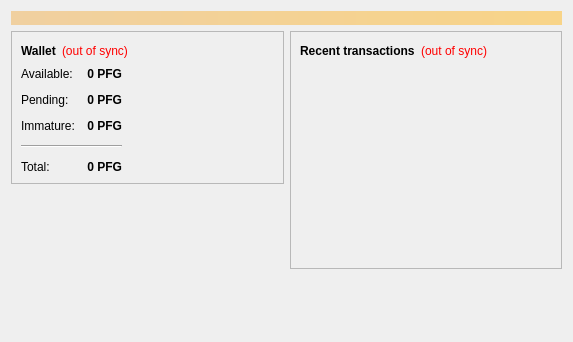
<?xml version="1.0" encoding="UTF-8"?>
<ui version="4.0">
 <class>OverviewPage</class>
 <widget class="QWidget" name="OverviewPage">
  <property name="geometry">
   <rect>
    <x>0</x>
    <y>0</y>
    <width>573</width>
    <height>342</height>
   </rect>
  </property>
  <property name="windowTitle">
   <string>Form</string>
  </property>
  <layout class="QVBoxLayout" name="topLayout">
   <item>
    <widget class="QLabel" name="labelAlerts">
     <property name="visible">
      <bool>false</bool>
     </property>
     <property name="styleSheet">
      <string notr="true">background-color: qlineargradient(x1: 0, y1: 0, x2: 1, y2: 0, stop:0 #F0D0A0, stop:1 #F8D488); color:#000000;</string>
     </property>
     <property name="wordWrap">
      <bool>true</bool>
     </property>
     <property name="margin">
      <number>3</number>
     </property>
    </widget>
   </item>
   <item>
    <layout class="QHBoxLayout" name="horizontalLayout" stretch="1,1">
     <item>
      <layout class="QVBoxLayout" name="verticalLayout_2">
       <item>
        <widget class="QFrame" name="frame">
         <property name="frameShape">
          <enum>QFrame::StyledPanel</enum>
         </property>
         <property name="frameShadow">
          <enum>QFrame::Raised</enum>
         </property>
         <layout class="QVBoxLayout" name="verticalLayout_4">
          <item>
           <layout class="QHBoxLayout" name="horizontalLayout_4">
            <item>
             <widget class="QLabel" name="label_5">
              <property name="font">
               <font>
                <weight>75</weight>
                <bold>true</bold>
               </font>
              </property>
              <property name="text">
               <string>Wallet</string>
              </property>
             </widget>
            </item>
            <item>
             <widget class="QLabel" name="labelWalletStatus">
              <property name="toolTip">
               <string>The displayed information may be out of date. Your wallet automatically synchronizes with the Pfennig network after a connection is established, but this process has not completed yet.</string>
              </property>
              <property name="styleSheet">
               <string notr="true">QLabel { color: red; }</string>
              </property>
              <property name="text">
               <string notr="true">(out of sync)</string>
              </property>
              <property name="alignment">
               <set>Qt::AlignLeading|Qt::AlignLeft|Qt::AlignVCenter</set>
              </property>
             </widget>
            </item>
            <item>
             <spacer name="horizontalSpacer_2">
              <property name="orientation">
               <enum>Qt::Horizontal</enum>
              </property>
              <property name="sizeHint" stdset="0">
               <size>
                <width>40</width>
                <height>20</height>
               </size>
              </property>
             </spacer>
            </item>
           </layout>
          </item>
          <item>
          <layout class="QHBoxLayout" name="horizontalLayout_3">
           <item>
           <layout class="QFormLayout" name="formLayout_2">
            <property name="fieldGrowthPolicy">
             <enum>QFormLayout::AllNonFixedFieldsGrow</enum>
            </property>
            <property name="horizontalSpacing">
             <number>12</number>
            </property>
            <property name="verticalSpacing">
             <number>12</number>
            </property>
            <item row="0" column="0">
             <widget class="QLabel" name="label">
              <property name="text">
               <string>Available:</string>
              </property>
             </widget>
            </item>
            <item row="0" column="1">
             <widget class="QLabel" name="labelBalance">
              <property name="font">
               <font>
                <weight>75</weight>
                <bold>true</bold>
               </font>
              </property>
              <property name="cursor">
               <cursorShape>IBeamCursor</cursorShape>
              </property>
              <property name="toolTip">
               <string>Your current spendable balance</string>
              </property>
              <property name="text">
               <string notr="true">0 PFG</string>
              </property>
              <property name="alignment">
               <set>Qt::AlignRight|Qt::AlignTrailing|Qt::AlignVCenter</set>
              </property>
              <property name="textInteractionFlags">
               <set>Qt::LinksAccessibleByMouse|Qt::TextSelectableByKeyboard|Qt::TextSelectableByMouse</set>
              </property>
             </widget>
            </item>
            <item row="1" column="0">
             <widget class="QLabel" name="label_3">
              <property name="text">
               <string>Pending:</string>
              </property>
             </widget>
            </item>
            <item row="1" column="1">
             <widget class="QLabel" name="labelUnconfirmed">
              <property name="font">
               <font>
                <weight>75</weight>
                <bold>true</bold>
               </font>
              </property>
              <property name="cursor">
               <cursorShape>IBeamCursor</cursorShape>
              </property>
              <property name="toolTip">
               <string>Total of transactions that have yet to be confirmed, and do not yet count toward the spendable balance</string>
              </property>
              <property name="text">
               <string notr="true">0 PFG</string>
              </property>
              <property name="alignment">
               <set>Qt::AlignRight|Qt::AlignTrailing|Qt::AlignVCenter</set>
              </property>
              <property name="textInteractionFlags">
               <set>Qt::LinksAccessibleByMouse|Qt::TextSelectableByKeyboard|Qt::TextSelectableByMouse</set>
              </property>
             </widget>
            </item>
            <item row="2" column="0">
             <widget class="QLabel" name="labelImmatureText">
              <property name="text">
               <string>Immature:</string>
              </property>
             </widget>
            </item>
            <item row="2" column="1">
             <widget class="QLabel" name="labelImmature">
              <property name="font">
               <font>
                <weight>75</weight>
                <bold>true</bold>
               </font>
              </property>
              <property name="toolTip">
               <string>Mined balance that has not yet matured</string>
              </property>
              <property name="text">
               <string notr="true">0 PFG</string>
              </property>
              <property name="alignment">
               <set>Qt::AlignRight|Qt::AlignTrailing|Qt::AlignVCenter</set>
              </property>
              <property name="textInteractionFlags">
               <set>Qt::LinksAccessibleByMouse|Qt::TextSelectableByKeyboard|Qt::TextSelectableByMouse</set>
              </property>
             </widget>
            </item>
            <item row="4" column="0">
             <widget class="QLabel" name="labelTotalText">
              <property name="text">
               <string>Total:</string>
              </property>
             </widget>
            </item>
            <item row="4" column="1">
             <widget class="QLabel" name="labelTotal">
              <property name="font">
               <font>
                <weight>75</weight>
                <bold>true</bold>
               </font>
              </property>
              <property name="cursor">
               <cursorShape>IBeamCursor</cursorShape>
              </property>
              <property name="toolTip">
               <string>Your current total balance</string>
              </property>
              <property name="text">
               <string notr="true">0 PFG</string>
              </property>
              <property name="alignment">
               <set>Qt::AlignRight|Qt::AlignTrailing|Qt::AlignVCenter</set>
              </property>
              <property name="textInteractionFlags">
               <set>Qt::LinksAccessibleByMouse|Qt::TextSelectableByKeyboard|Qt::TextSelectableByMouse</set>
              </property>
             </widget>
            </item>
            <item row="3" column="0" colspan="2">
             <widget class="Line" name="line">
              <property name="orientation">
               <enum>Qt::Horizontal</enum>
              </property>
             </widget>
            </item>
           </layout>
          </item>
            <item>
             <spacer name="horizontalSpacer_3">
              <property name="orientation">
               <enum>Qt::Horizontal</enum>
              </property>
              <property name="sizeHint" stdset="0">
               <size>
                <width>40</width>
                <height>20</height>
               </size>
              </property>
             </spacer>
            </item>
           </layout>
          </item>
         </layout>
        </widget>
       </item>
       <item>
        <spacer name="verticalSpacer">
         <property name="orientation">
          <enum>Qt::Vertical</enum>
         </property>
         <property name="sizeHint" stdset="0">
          <size>
           <width>20</width>
           <height>40</height>
          </size>
         </property>
        </spacer>
       </item>
      </layout>
     </item>
     <item>
      <layout class="QVBoxLayout" name="verticalLayout_3">
       <item>
        <widget class="QFrame" name="frame_2">
         <property name="frameShape">
          <enum>QFrame::StyledPanel</enum>
         </property>
         <property name="frameShadow">
          <enum>QFrame::Raised</enum>
         </property>
         <layout class="QVBoxLayout" name="verticalLayout">
          <item>
           <layout class="QHBoxLayout" name="horizontalLayout_2">
            <item>
             <widget class="QLabel" name="label_4">
              <property name="text">
               <string>&lt;b&gt;Recent transactions&lt;/b&gt;</string>
              </property>
             </widget>
            </item>
            <item>
             <widget class="QLabel" name="labelTransactionsStatus">
              <property name="toolTip">
               <string>The displayed information may be out of date. Your wallet automatically synchronizes with the Pfennig network after a connection is established, but this process has not completed yet.</string>
              </property>
              <property name="styleSheet">
               <string notr="true">QLabel { color: red; }</string>
              </property>
              <property name="text">
               <string notr="true">(out of sync)</string>
              </property>
              <property name="alignment">
               <set>Qt::AlignRight|Qt::AlignTrailing|Qt::AlignVCenter</set>
              </property>
             </widget>
            </item>
            <item>
             <spacer name="horizontalSpacer">
              <property name="orientation">
               <enum>Qt::Horizontal</enum>
              </property>
              <property name="sizeHint" stdset="0">
               <size>
                <width>40</width>
                <height>20</height>
               </size>
              </property>
             </spacer>
            </item>
           </layout>
          </item>
          <item>
           <widget class="QListView" name="listTransactions">
            <property name="styleSheet">
             <string notr="true">QListView { background: transparent; }</string>
            </property>
            <property name="frameShape">
             <enum>QFrame::NoFrame</enum>
            </property>
            <property name="verticalScrollBarPolicy">
             <enum>Qt::ScrollBarAlwaysOff</enum>
            </property>
            <property name="horizontalScrollBarPolicy">
             <enum>Qt::ScrollBarAlwaysOff</enum>
            </property>
            <property name="selectionMode">
             <enum>QAbstractItemView::NoSelection</enum>
            </property>
           </widget>
          </item>
         </layout>
        </widget>
       </item>
       <item>
        <spacer name="verticalSpacer_2">
         <property name="orientation">
          <enum>Qt::Vertical</enum>
         </property>
         <property name="sizeHint" stdset="0">
          <size>
           <width>20</width>
           <height>40</height>
          </size>
         </property>
        </spacer>
       </item>
      </layout>
     </item>
    </layout>
   </item>
  </layout>
 </widget>
 <resources/>
 <connections/>
</ui>
